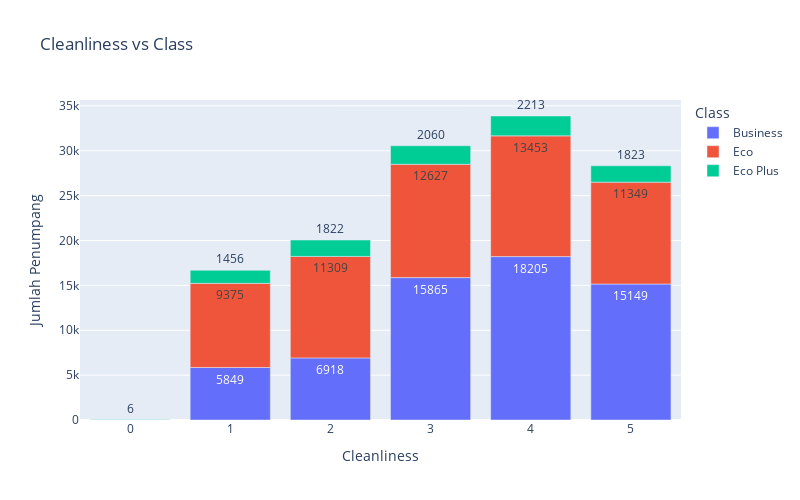

The code cell stored with this chart in its notebook:
### Code cell
df_cleanliness = df_merge.groupby(['Cleanliness', 'Class']).size().reset_index(name='Jumlah')

fig_bar_cleanliness = px.bar(df_cleanliness, x='Cleanliness', y='Jumlah', color='Class', title='Cleanliness vs Class', 
                      labels={'Cleanliness': 'Cleanliness', 'Jumlah': 'Jumlah Penumpang'}, text='Jumlah')
fig_bar_cleanliness.update_layout(width=800, height=500)
fig_bar_cleanliness.show()

### Figure 1 — Plotly figure (JSON) as saved in the notebook; plotly's stock layout.template omitted (floating-point values rounded to 4 significant figures)
{"data": [{"alignmentgroup": "True", "hovertemplate": "Class=Business<br>Cleanliness=%{x}<br>Jumlah Penumpang=%{text}<extra></extra>", "legendgroup": "Business", "marker": {"color": "#636efa", "pattern": {"shape": ""}}, "name": "Business", "offsetgroup": "Business", "orientation": "v", "showlegend": true, "text": [4, 5849, 6918, 15865, 18205, 15149], "textposition": "auto", "type": "bar", "x": [0, 1, 2, 3, 4, 5], "xaxis": "x", "y": [4, 5849, 6918, 15865, 18205, 15149], "yaxis": "y"}, {"alignmentgroup": "True", "hovertemplate": "Class=Eco<br>Cleanliness=%{x}<br>Jumlah Penumpang=%{text}<extra></extra>", "legendgroup": "Eco", "marker": {"color": "#EF553B", "pattern": {"shape": ""}}, "name": "Eco", "offsetgroup": "Eco", "orientation": "v", "showlegend": true, "text": [4, 9375, 11309, 12627, 13453, 11349], "textposition": "auto", "type": "bar", "x": [0, 1, 2, 3, 4, 5], "xaxis": "x", "y": [4, 9375, 11309, 12627, 13453, 11349], "yaxis": "y"}, {"alignmentgroup": "True", "hovertemplate": "Class=Eco Plus<br>Cleanliness=%{x}<br>Jumlah Penumpang=%{text}<extra></extra>", "legendgroup": "Eco Plus", "marker": {"color": "#00cc96", "pattern": {"shape": ""}}, "name": "Eco Plus", "offsetgroup": "Eco Plus", "orientation": "v", "showlegend": true, "text": [6, 1456, 1822, 2060, 2213, 1823], "textposition": "auto", "type": "bar", "x": [0, 1, 2, 3, 4, 5], "xaxis": "x", "y": [6, 1456, 1822, 2060, 2213, 1823], "yaxis": "y"}], "layout": {"barmode": "relative", "height": 500, "legend": {"title": {"text": "Class"}, "tracegroupgap": 0}, "title": {"text": "Cleanliness vs Class"}, "width": 800, "xaxis": {"anchor": "y", "domain": [0, 1], "title": {"text": "Cleanliness"}}, "yaxis": {"anchor": "x", "domain": [0, 1], "title": {"text": "Jumlah Penumpang"}}}}
